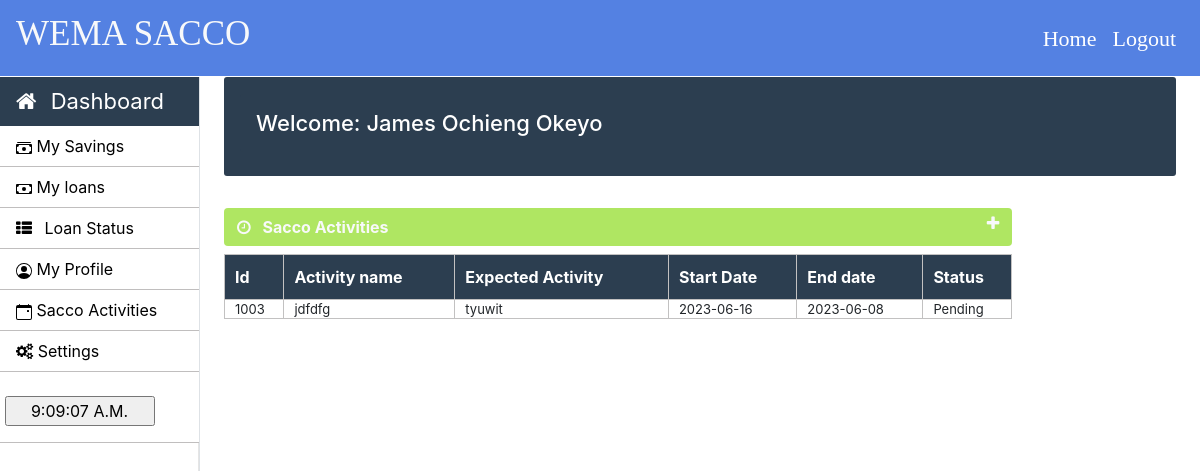
The app's page /member/member-index.php (signed in) with its own data.
### tables this page shows
CREATE TABLE `member_information` (
  `first_name` varchar(100) NOT NULL,
  `middle_name` varchar(100) NOT NULL,
  `last_name` varchar(100) NOT NULL,
  `member_id` varchar(50) NOT NULL,
  `id_number` varchar(100) NOT NULL,
  `member_email` varchar(100) NOT NULL,
  `gender` varchar(100) NOT NULL,
  `joining_date` timestamp NOT NULL DEFAULT current_timestamp() ON UPDATE current_timestamp(),
  `dissability` varchar(50) NOT NULL,
  `phone_number` varchar(50) NOT NULL,
  `dob` varchar(10) NOT NULL,
  `kra_pin` varchar(100) NOT NULL,
  `county` varchar(100) NOT NULL,
  `subcounty` varchar(100) NOT NULL,
  `ward` varchar(100) NOT NULL,
  `parmanent_address` varchar(100) NOT NULL,
  `next_of_kin` varchar(100) NOT NULL,
  `spause_name` varchar(100) NOT NULL,
  `profile_pic` varchar(100) NOT NULL,
  `id_front` varchar(500) NOT NULL,
  `id_back` varchar(500) NOT NULL
);

CREATE TABLE `sacco_activities` (
  `id` int(11) NOT NULL,
  `activity_name` text NOT NULL,
  `expected_activity` varchar(100) NOT NULL,
  `start_date` date NOT NULL,
  `end_date` date NOT NULL,
  `status` varchar(100) NOT NULL
);

### member/member-index.php (the view, shortened to what this page needs)
<?php
require_once "../connection/connection.php";
?>
<?php include('../common/member-sidebar.php') ?>
<main role="main" class="col-xl-10 col-lg-9 col-md-8 ml-sm-auto px-md-4 mb-2 w-100 page-content-index">
	<div class="flex-wrap flex-md-no-wrap pt-3 pb-2 mb-3 text-white admin-dashboard pl-3">
		<div class="text-right d-flex flex-wrap flex-md-nowrap pt-3 pb-2 mb-3 text-white admin-dashboard pl-3">
			<h4 class="">Welcome: <?php $member_id = $_SESSION['LoginMember'];
								$query = "SELECT * FROM member_information where member_id='$member_id'";
								$run = mysqli_query($conn, $query);
								while ($row = mysqli_fetch_array($run)) {
									echo $row['first_name'] . " " . $row['middle_name'] . " " . $row['last_name'];
								}
								?>
		</div>
	</div>
	<div class="row">
		<div class=" col-lg-10 col-md-12 col-sm-12 ">
			<div>
				<section class="mt-3">
					<div class="btn btn-block table-one text-light d-flex">
						<span class="font-weight-bold"><i class="fa fa-clock-o mr-2" aria-hidden="true"></i> Sacco
							Activities</span>
						<a href="" class="ml-auto" data-toggle="collapse" data-target="#collapseOne"><i class="fa fa-plus text-light" aria-hidden="true"></i></a>
					</div>
					<div class="collapse show mt-2" id="collapseOne">
						<table class="w-100 table-elements table-three-tr">
							<tr class="table-tr-head table-three text-white">
								<th>Id</th>
								<th>Activity name</th>
								<th>Expected Activity</th>
								<th>Start Date</th>
								<th>End date</th>
								<th>Status</th>
								<?php
								$query = "SELECT *  FROM sacco_activities";
								$run = mysqli_query($conn, $query);
								while ($row = mysqli_fetch_array($run)) {
									$id = $row['id'];
									$activity_name = $row['activity_name'];
									$expected_activity = $row['expected_activity'];
									$start_date = $row['start_date'];
									$end_date = $row['end_date'];
									$status = $row['status'];
									echo '<tr>
											<td>' . $id . '</td>
											<td> ' . $activity_name . '</td>
											<td>' . $expected_activity . '</td>
											<td> ' . $start_date . '</td>
											<td>' . $end_date . '</td>
											<td>' . $status . '</td>
											</tr>';
								}
								?>
						</table>
					</div>
			</div>
		</div>
	</div>
</main>
</body>
</html>

### css/style.css (style rules this page uses)
body { position: relative; min-height: 100%; min-height: 100vh; }
h4 { font-size: 22px; }
.admin-dashboard { margin-top: 1px !important; background: #2c3e50 !important; border-radius: 3px; }
.table-elements tr, td, th { font-size: 13px; border: 1px solid rgb(194, 193, 193); padding-left: 10px !important; }
.table-one { background: #8fdc24b6; }
.table-three { background: #2c3e50 !important; }
.table-tr-head { height: 45px !important; padding: 10px !important; margin-top: 5px !important; }
.table-font-for-transcript td, th { font-size: 16px !important; }

### records on screen
member_information: first_name "James", middle_name "Ochieng", last_name "Okeyo"
sacco_activities: id "1003", activity_name "jdfdfg", expected_activity "tyuwit", start_date "2023-06-16", end_date "2023-06-08", status "Pending"
